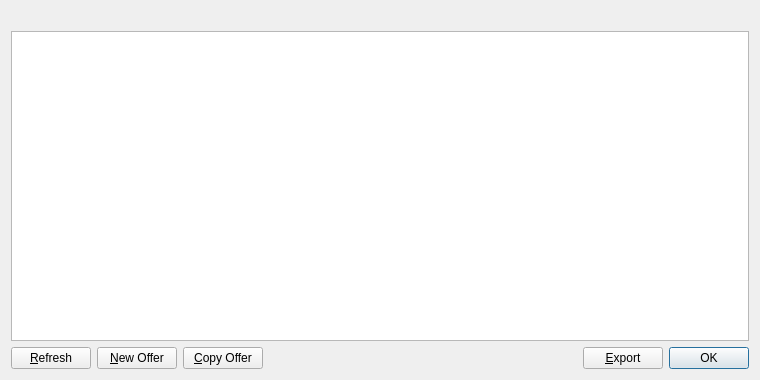
<?xml version="1.0" encoding="UTF-8"?>
<ui version="4.0">
 <class>MyOfferListPage</class>
 <widget class="QWidget" name="MyOfferListPage">
  <property name="geometry">
   <rect>
    <x>0</x>
    <y>0</y>
    <width>760</width>
    <height>380</height>
   </rect>
  </property>
  <property name="windowTitle">
   <string>My Certificates</string>
  </property>
  <layout class="QVBoxLayout" name="verticalLayout">
   <item>
    <widget class="QLabel" name="labelExplanation">
     <property name="textFormat">
      <enum>Qt::PlainText</enum>
     </property>
     <property name="wordWrap">
      <bool>true</bool>
     </property>
    </widget>
   </item>
   <item>
    <widget class="QTableView" name="tableView">
     <property name="contextMenuPolicy">
      <enum>Qt::CustomContextMenu</enum>
     </property>
     <property name="toolTip">
      <string/>
     </property>
     <property name="tabKeyNavigation">
      <bool>false</bool>
     </property>
     <property name="alternatingRowColors">
      <bool>true</bool>
     </property>
     <property name="selectionMode">
      <enum>QAbstractItemView::SingleSelection</enum>
     </property>
     <property name="selectionBehavior">
      <enum>QAbstractItemView::SelectRows</enum>
     </property>
     <property name="sortingEnabled">
      <bool>true</bool>
     </property>
     <attribute name="verticalHeaderVisible">
      <bool>false</bool>
     </attribute>
    </widget>
   </item>
   <item>
    <layout class="QHBoxLayout" name="horizontalLayout">
     <item>
      <widget class="QPushButton" name="refreshButton">
       <property name="maximumSize">
        <size>
         <width>16777215</width>
         <height>48</height>
        </size>
       </property>
       <property name="text">
        <string>&amp;Refresh</string>
       </property>
       <property name="icon">
        <iconset resource="../bitcoin.qrc">
         <normaloff>:/icons/refresh</normaloff>:/icons/refresh</iconset>
       </property>
      </widget>
     </item>
     <item>
      <widget class="QPushButton" name="newOffer">
       <property name="toolTip">
        <string>&lt;html&gt;&lt;head/&gt;&lt;body&gt;&lt;p&gt;Create a new alias&lt;/p&gt;&lt;/body&gt;&lt;/html&gt;</string>
       </property>
       <property name="text">
        <string>&amp;New Offer</string>
       </property>
       <property name="icon">
        <iconset resource="../bitcoin.qrc">
         <normaloff>:/icons/add</normaloff>:/icons/add</iconset>
       </property>
      </widget>
     </item>
     <item>
      <widget class="QPushButton" name="copyOffer">
       <property name="toolTip">
        <string>Copy the currently selected alias to the system clipboard</string>
       </property>
       <property name="text">
        <string>&amp;Copy Offer</string>
       </property>
       <property name="icon">
        <iconset resource="../bitcoin.qrc">
         <normaloff>:/icons/editcopy</normaloff>:/icons/editcopy</iconset>
       </property>
      </widget>
     </item>
     <item>
      <spacer name="horizontalSpacer">
       <property name="orientation">
        <enum>Qt::Horizontal</enum>
       </property>
       <property name="sizeHint" stdset="0">
        <size>
         <width>40</width>
         <height>20</height>
        </size>
       </property>
      </spacer>
     </item>
     <item>
      <widget class="QPushButton" name="exportButton">
       <property name="toolTip">
        <string>Export the data in the current tab to a file</string>
       </property>
       <property name="text">
        <string>&amp;Export</string>
       </property>
       <property name="icon">
        <iconset resource="../bitcoin.qrc">
         <normaloff>:/icons/export</normaloff>:/icons/export</iconset>
       </property>
      </widget>
     </item>
     <item>
      <widget class="QDialogButtonBox" name="buttonBox">
       <property name="sizePolicy">
        <sizepolicy hsizetype="Maximum" vsizetype="Fixed">
         <horstretch>0</horstretch>
         <verstretch>0</verstretch>
        </sizepolicy>
       </property>
       <property name="standardButtons">
        <set>QDialogButtonBox::Ok</set>
       </property>
      </widget>
     </item>
    </layout>
   </item>
  </layout>
 </widget>
 <resources>
  <include location="../bitcoin.qrc"/>
 </resources>
 <connections/>
</ui>
